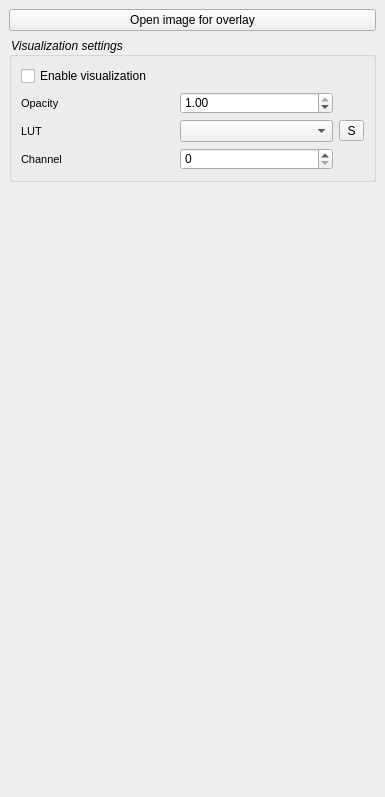
<?xml version="1.0" encoding="UTF-8"?>
<ui version="4.0">
 <class>SettingsPanel</class>
 <widget class="QScrollArea" name="SettingsPanel">
  <property name="geometry">
   <rect>
    <x>0</x>
    <y>0</y>
    <width>385</width>
    <height>797</height>
   </rect>
  </property>
  <property name="sizePolicy">
   <sizepolicy hsizetype="Expanding" vsizetype="Expanding">
    <horstretch>0</horstretch>
    <verstretch>0</verstretch>
   </sizepolicy>
  </property>
  <property name="windowTitle">
   <string>ScrollArea</string>
  </property>
  <property name="styleSheet">
   <string notr="true">QGroupBox {
	font-style: italic
}

QLabel {
	font-size: 8pt
}</string>
  </property>
  <property name="frameShape">
   <enum>QFrame::NoFrame</enum>
  </property>
  <property name="frameShadow">
   <enum>QFrame::Plain</enum>
  </property>
  <property name="lineWidth">
   <number>0</number>
  </property>
  <property name="widgetResizable">
   <bool>true</bool>
  </property>
  <widget class="QWidget" name="SettingsPanelContents">
   <property name="geometry">
    <rect>
     <x>0</x>
     <y>0</y>
     <width>385</width>
     <height>797</height>
    </rect>
   </property>
   <property name="sizePolicy">
    <sizepolicy hsizetype="Expanding" vsizetype="Preferred">
     <horstretch>0</horstretch>
     <verstretch>0</verstretch>
    </sizepolicy>
   </property>
   <layout class="QVBoxLayout" name="verticalLayout_4">
    <property name="leftMargin">
     <number>9</number>
    </property>
    <property name="topMargin">
     <number>9</number>
    </property>
    <property name="rightMargin">
     <number>9</number>
    </property>
    <property name="bottomMargin">
     <number>9</number>
    </property>
    <item>
     <widget class="QPushButton" name="OpenResultPushButton">
      <property name="text">
       <string>Open image for overlay</string>
      </property>
     </widget>
    </item>
    <item>
     <widget class="QGroupBox" name="VisualizationGroupBox">
      <property name="title">
       <string>Visualization settings</string>
      </property>
      <layout class="QVBoxLayout" name="verticalLayout">
       <item>
        <widget class="QCheckBox" name="LikelihoodCheckBox">
         <property name="text">
          <string>Enable visualization</string>
         </property>
        </widget>
       </item>
       <item>
        <layout class="QGridLayout" name="gridLayout">
         <item row="3" column="0">
          <widget class="QLabel" name="ChannelLabel">
           <property name="text">
            <string>Channel</string>
           </property>
          </widget>
         </item>
         <item row="0" column="0">
          <widget class="QLabel" name="OpacityLabel">
           <property name="text">
            <string>Opacity</string>
           </property>
          </widget>
         </item>
         <item row="1" column="0">
          <widget class="QLabel" name="LUTLabel">
           <property name="text">
            <string>LUT</string>
           </property>
          </widget>
         </item>
         <item row="0" column="1">
          <widget class="QDoubleSpinBox" name="OpacitySpinBox">
           <property name="maximum">
            <double>1.000000000000000</double>
           </property>
           <property name="singleStep">
            <double>0.100000000000000</double>
           </property>
           <property name="value">
            <double>1.000000000000000</double>
           </property>
          </widget>
         </item>
         <item row="3" column="1">
          <widget class="QSpinBox" name="ChannelSpinBox"/>
         </item>
         <item row="1" column="1">
          <widget class="QComboBox" name="LUTComboBox"/>
         </item>
         <item row="1" column="2">
          <widget class="QToolButton" name="LUTEditorButton">
           <property name="minimumSize">
            <size>
             <width>25</width>
             <height>0</height>
            </size>
           </property>
           <property name="text">
            <string>S</string>
           </property>
          </widget>
         </item>
        </layout>
       </item>
      </layout>
     </widget>
    </item>
    <item>
     <spacer name="Spacer">
      <property name="orientation">
       <enum>Qt::Vertical</enum>
      </property>
      <property name="sizeHint" stdset="0">
       <size>
        <width>20</width>
        <height>40</height>
       </size>
      </property>
     </spacer>
    </item>
   </layout>
  </widget>
 </widget>
 <resources/>
 <connections/>
</ui>
